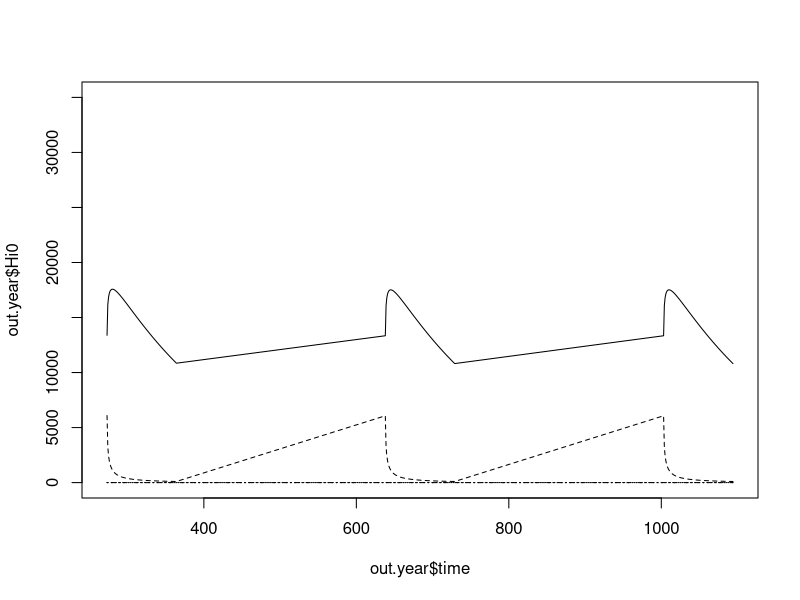

This figure's R source:
## ---- chunk 1

library(deSolve)

parameters <- read.table("parameters.txt", sep="\t")
colnames(parameters) <- parameters[1,]
parameters <- parameters[2:nrow(parameters),]
parameters
## ---- chunk 2
parameters.spring <- c(β=500, κ=8000, σ1=0.25, σ2=1.5, η0=0, η1=0, ϕ0=0.08511, ϕ1=0.16936, α=0.55, γ=0.2061, δ=0.006570, α_t=0.14, λ=10000, n=2, p=1)
parameters.summer <- c(β=1500, κ=12000, σ1=0.25, σ2=1.5, η0=0, η1=0, ϕ0=0.08511, ϕ1=0.16936, α=0.12, γ=0.2835, δ=0.023300, α_t=0.14, λ=10000, n=2, p=0)
parameters.fall <- c(β=500, κ=8000, σ1=0.25, σ2=1.5, η0=0, η1=0, ϕ0=0.08511, ϕ1=0.16936, α=0.24, γ=0.2527, δ=0.015683, α_t=0.14, λ=10000, n=2, p=0)
parameters.winter <- c(β=0, κ=6000, σ1=0, σ2=1.5, η0=0.00649, η1=0.00649, ϕ0=0, ϕ1=0, α=0, γ=0, δ=0, α_t=0.14, λ=10000, n=2, p=0)

formula <- function(t,y,parms){
  with(as.list(c(y,parms)),{
    
          Hi <- Hi0 + Hi1
          Fi <- Fi0 + Fi1
          Zi <- Hi + Fi
    
          dHi0 = β*( ( (Zi)**n ) / (κ**n+(Zi)**n) ) -σ1 * Hi0+σ2 * (Fi/Zi) * Fi0 - η0 * Hi0 - α* Hi0* ( Ei / λ+Ei)

          dHi1 = -σ1 * Hi1 + σ2 * (Fi/Zi) * Fi1 -η1 * Hi1+ α * Hi0 * (Ei / (λ+Ei))

          dFi0 = σ1 * Hi0 - (σ2 * (Fi/Zi) +ϕ0) *Fi0

          dFi1 = σ1 * Hi1 - (σ2 * (Fi / Zi) + ϕ1) *Fi1
            
          dEi <- γ * Hi1 - δ * Ei - α_t * Hi * (Ei / λ + Ei)
            
          return(list(c(dHi0, dHi1, dFi0, dFi1, dEi)))
       }
       )
}
state = c(Hi0=10**4, Hi1=0, Fi0=10**4, Fi1=0, Ei=0)
times <- seq(0, 364 / 4,  by = 1)

gen_formula <- function(state) {
  out.spring <- as.data.frame(ode(times = times, y = state, parms = parameters.spring, func = formula, method = "euler"))

  state <- c(Hi0=out.spring[nrow(out.spring), 2], Hi1=out.spring[nrow(out.spring), 3], Fi0=out.spring[nrow(out.spring), 4], Fi1=out.spring[nrow(out.spring), 5], Ei=out.spring[nrow(out.spring), 6])
out.summer <- as.data.frame(ode(times = times, y = state, parms = parameters.summer, func = formula, method = "euler"))

  state <- c(Hi0=out.summer[nrow(out.summer), 2], Hi1=out.summer[nrow(out.summer), 3], Fi0=out.summer[nrow(out.summer), 4], Fi1=out.summer[nrow(out.summer), 5], Ei=out.summer[nrow(out.summer), 6])
out.fall <- as.data.frame(ode(times = times, y = state, parms = parameters.fall, func = formula, method = "euler"))

  state <- c(Hi0=out.fall[nrow(out.fall), 2], Hi1=out.fall[nrow(out.fall), 3], Fi0=out.fall[nrow(out.fall), 4], Fi1=out.fall[nrow(out.fall), 5], Ei=out.fall[nrow(out.fall), 6])
  out.winter <- as.data.frame(ode(times = times, y = state, parms = parameters.winter, func = formula, method = "euler"))  
  
  out.summer$time <- out.summer$time+ (364/4)
  out.fall$time <- out.fall$time + 2*(364/4)
  out.winter$time <- out.winter$time + 3*(364/4)
  
  out.year <- rbind(out.spring, out.summer, out.fall, out.winter)
  return(list(out.year, out.winter))
}

out.1 <- gen_formula(state)

out.winter <- as.data.frame(out.1[2])
state <- c(Hi0=out.winter[nrow(out.winter), 2], Hi1=out.winter[nrow(out.winter), 3], Fi0=out.winter[nrow(out.winter), 4], Fi1=out.winter[nrow(out.winter), 5], Ei=out.winter[nrow(out.winter), 6])
out.2 <- gen_formula(state)

out.winter <- as.data.frame(out.2[2])
state <- c(Hi0=out.winter[nrow(out.winter), 2], Hi1=out.winter[nrow(out.winter), 3], Fi0=out.winter[nrow(out.winter), 4], Fi1=out.winter[nrow(out.winter), 5], Ei=out.winter[nrow(out.winter), 6])
out.3 <- gen_formula(state)

out.1.frame <- as.data.frame(out.1[2])
out.2.frame <- as.data.frame(out.2[2])
out.3.frame <- as.data.frame(out.3[2])


out.2.frame$time <- out.2.frame$time + 365
out.3.frame$time <- out.3.frame$time + 2*365
out.year <- as.data.frame(rbind(out.1.frame, out.2.frame, out.3.frame))
#out.year$time <- c(1:nrow(out.year))

plot(out.year$time, out.year$Hi0, type="l", ylim=c(0, 35000))
lines(out.year$time, out.year$Fi0, lty=2)
lines(out.year$time, out.year$Hi1, lty=3)
lines(out.year$time, out.year$Fi1, lty=4)
